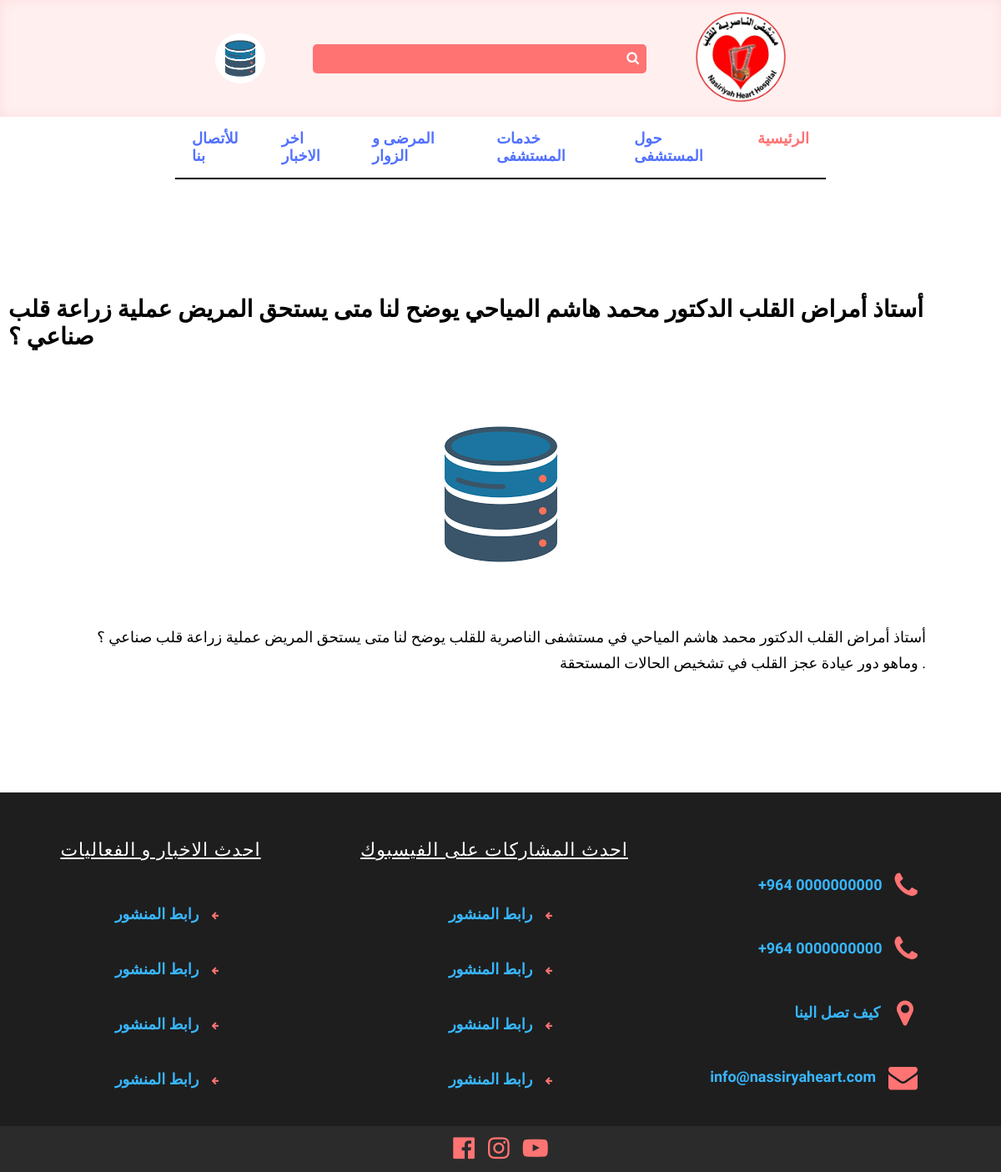
The page /report/8/ (signed in) on the database its author committed.
### mainapp/models.py (models this page shows, shortened)
class Profile(models.Model):
    user=models.OneToOneField( settings.AUTH_USER_MODEL,on_delete=models.CASCADE)
    image=models.ImageField(default="/default.jpg",upload_to="profile/%Y/%m/%d")
    phone_number = models.CharField(max_length=60,
                             null=True, blank=True)
    birthdate=models.DateField(blank=True,null=True)

class report(models.Model):
    title=models.CharField(max_length=250)
    report_content=models.TextField(default=" ")
    image=models.ImageField(upload_to="reports/%Y/%m/%d",null=True,blank=True)
    created=models.DateTimeField(auto_now=True,blank=True)

### mainapp/views.py (the view)
# urls.py: path("report/<int:report_id>/",views.report_page,name='report'),
def report_page(request,report_id=None):
    try:
        report_obj=report.objects.get(id=report_id)
    except report.DoesNotExist:
        raise Http404
    return render(request,"htmlfiles/report.html",{"report":report_obj})

### templates/htmlfiles/report.html (shortened to what this page needs)
{% extends 'base.html' %}
{% load static %}
{% block content %}
<div class="main_subject">
    <div class="report_content">
        <div class="subject_title">{{ report.title}}</div>
        <div class="image_item">
            {% if report.image %}
            <img src="{{report.image.url}}" alt="">
            {%endif %}
        </div>
        <div class="text_item">
            {% autoescape off %}
            {{ report.report_content}}
             {% endautoescape %}
        </div>
    </div>
</div>
{% endblock %}

### templates/base.html (shortened to what this page needs)
{% load static %}
<!DOCTYPE html>
<html lang="en">
<head>
    <link
    rel="stylesheet"
    href="https://cdn.jsdelivr.net/npm/swiper@11/swiper-bundle.min.css"
  />
    <link rel="stylesheet" href="https://cdnjs.cloudflare.com/ajax/libs/font-awesome/4.7.0/css/font-awesome.min.css">
    <link rel="stylesheet"   href="{% static 'css/normal.css' %}">
    <link rel="stylesheet"  href="{% static 'css/style.css' %}">
    <link rel="stylesheet"  href="{% static 'css/subjects.css' %}">
    <link rel="stylesheet"  href="{% static 'css/report.css' %}">
    <link rel="stylesheet"  href="{% static 'css/search.css' %}">
</head>
<body>
    <header class="navbar_header">
          <div class="arabic_english_container">
            {% if request.user.is_authenticated %}
                <div class="action">
                    <div class="profile" onclick="menuToggle();">
                      {% if user.profile.image %}
                      <img src="{{user.profile.image.url}}" onerror="this.onerror=null;this.src='/default.png/'" />
                      {% else %}
                      <img src="/default.jpg/" />
                      {% endif %}
                    </div>
                  </div>
            {% else %}
            <button class="arabic"><a href="{% url 'login' %}">دخول</a></button>
            <button class="english"><a href="{% url 'signup' %}">تسجيل</a></button>
            {% endif %}
        </div>
        <form class="search_form" method="GET"  action="/search_result/">
            <input  class="search_input" type="text" name="search"  >
            <button class="search_submit" type="submit"><i class="fa fa-search" aria-hidden="true"></i> </button>
        </form>
        <div class="logo_container">
            <img  class="logo_img" src="{% static 'source/images/MainLogo.png' %}" alt="logo">
        </div>
    </header>
<div class="second_navbar_container">
    <header class="second_navbar">
            <a class="subject" href="/" id="main">الرئيسية</a>
            <a class="subject" href="/about_hospital/">حول المستشفى</a>
            <a class="subject" href="/hospital_services/">خدمات المستشفى</a>
            <a class="subject" href="/patients_and_visitors/">المرضى و الزوار</a>
            <a class="subject" href="/reports/1/">اخر الاخبار</a>
            <a class="subject" href="/contact_info/">للأتصال بنا</a>
        </header>
    </div>
    {% block content %}
    {% endblock %}
    <div class="footer">
        <div class="part">
            <div class="part_item">
                <span id="part_two">احدث الاخبار و الفعاليات</span>
            </div>
            <div class="part_item news">
               <a href="{% url 'report' 1 %}"> <span>رابط المنشور</span></a>
                <i class="fa fa-arrow-left" aria-hidden="true"></i>
            </div>
            <div class="part_item news">
             <a href="{% url 'report' 2 %}"> <span>رابط المنشور</span></a>
                <i class="fa fa-arrow-left" aria-hidden="true"></i>
            </div>
            <div class="part_item news">
              <a href="{% url 'report' 2 %}">  <span> رابط المنشور</span></a>
                <i class="fa fa-arrow-left" aria-hidden="true"></i>
            </div>
            <div class="part_item news">
               <a href="{% url 'report' 4 %}"><span>رابط المنشور</span></a>
                <i class="fa fa-arrow-left" aria-hidden="true"></i>
            </div>
        </div>
        <div class="part">
            <div class="part_item">
                 <span id="part_two">احدث المشاركات على  الفيسبوك</span>
            </div>
            <div class="part_item news">
               <a href="https://fb.watch/rXO-4PC_m1/"><span>رابط المنشور</span></a>
                <i class="fa fa-arrow-left" aria-hidden="true"></i>
            </div>
            <div class="part_item news">
                <a href="https://www.facebook.com/NHCOH/posts/pfbid02D9YFFEDvdYqxpowC232cKgUX8dmVEMz8tn5scsYgaM6NLH7BfcDRDuvwGMSzgxDCl"><span>رابط المنشور</span></a>
                <i class="fa fa-arrow-left" aria-hidden="true"></i>
            </div>
            <div class="part_item news">
                <a href="https://fb.watch/rXP1V_XAU3/">  <span> رابط المنشور</span></a>
                <i class="fa fa-arrow-left" aria-hidden="true"></i>
            </div>
            <div class="part_item news">
                <a href="https://www.facebook.com/NHCOH/posts/pfbid02ERhAAqgtzgh5bSAdavmohriTV8ux4a4Z4kYJ2MNmz2dgg34DJZRoHYA7BgzYR8FPl"> <span>رابط المنشور</span></a>
                <i class="fa fa-arrow-left" aria-hidden="true"></i>
            </div>
        </div>
        <div class="part" id="info_part">
            <div class="part_item info" >
                <span>+964 0000000000</span>
                <i class="fa fa-phone" aria-hidden="true"></i>
            </div>
            <div class="part_item info">
                <span>+964 0000000000</span>
                <i class="fa fa-phone" aria-hidden="true"></i>
            </div>
            <div class="part_item info">
               <a href="https://www.google.com/maps/place/Nassiriya+Heart+Center/@31.080889,46.2476,10z/data=!4m6!3m5!1s0x3fddfce278fda60b:0x9e70920fe98fac40!8m2!3d31.0808892!4d46.2476004!16s%2Fm%2F012vtx21?hl=en-GB&entry=ttu"> <span> كيف تصل الينا</span> </a>
               <i class="fa fa-map-marker" aria-hidden="true"></i>
            </div>
            <div class="part_item info">
                <a href="mailto:info@nassiryaheart.com"> <span>info@nassiryaheart.com </span></a>
                <i class="fa fa-envelope" aria-hidden="true"></i>
            </div>
        </div>
    </div>
    <div class="social_media">
        <a class="social_media_icon" href="https://www.facebook.com/NHCOH">
            <i class="fa fa-facebook-official" aria-hidden="true"></i>
        </a>
        <a class="social_media_icon" href="https://www.instagram.com/nasiryahearthospital?utm_source=ig_web_button_share_sheet&igsh=OGQ5ZDc2ODk2ZA==">
            <i class="fa fa-instagram" aria-hidden="true"></i>
        </a>
        <a class="social_media_icon" href="https://www.youtube.com/@NasiryaHeartHospital">
            <i class="fa fa-youtube-play" aria-hidden="true"></i>
        </a>
    </div>
</body>
</html>

### static/css/normal.css (style rules this page uses)
html { line-height: 1.15; -webkit-text-size-adjust: 100%; }
body { margin: 0; }
a { background-color: transparent; }
img { border-style: none; }
button, input, optgroup, select, textarea { font-family: inherit; font-size: 100%; line-height: 1.15; margin: 0; }
button, input { overflow: visible; }
button, select { text-transform: none; }
button, [type="button"], [type="reset"], [type="submit"] { -webkit-appearance: button; }

### static/css/style.css (style rules this page uses)
* { box-sizing: border-box; font-family: "Almarai", sans-serif; font-optical-sizing: auto; font-weight:normal; font-style: normal; }
:root { --red:#ff7373; --light_red:#fda7a7; --blue:#38B6FF; --gray:#FFEFEF; --darker-blue:#5271FF; --light_blue:#b1e2ff; --time:0.3s; --mobile_size:480px; }
.fa-map-marker:before { content: "\f041"; margin: 5px; }
.navbar_header { height: 140px; background-color: #FFEFEF; display: flex; justify-content: space-evenly; align-items: center; padding: 0 200px; box-shadow: inset 0 0 14px #ff68691f; }
.search_form { position: relative; width:400px; }
.search_input { width:100%; height: 100%; padding: 8px 40px 8px 32px; border:none; border-radius: 5px; background-color: var(--red); color:white; outline: none; text-align: end; }
.search_submit { position:absolute; top:7px; right:3px; background:none; border:none; }
.search_submit > i { cursor: pointer; transition: var(--time); color:white; }
.logo_img { width:110px; }
.logo_container { cursor:pointer; }
.arabic_english_container { display: flex; position: relative; }
.second_navbar { display: flex; justify-content: center; flex-direction: row-reverse; border-bottom: 2px solid black; width: 65%; }
.subject { font-weight: 600; font-size: 18px; padding: 16px 20px; color:var(--darker-blue); border-bottom: 2px solid black; transition: var(--time); border:none; cursor: pointer; text-decoration: none; }
#main { color:var(--red); }
.second_navbar_container { display: flex; justify-content: center }
.footer { display: flex; height: 400px; background-color: #1E1E1E; margin-top:25px; }
.part { flex-basis: 100%; display: flex; flex-direction: column; justify-content: space-evenly; align-items: center; }
.part_item { color:white; display: flex; align-items: center; }
.part_item span { margin-right: 15px; cursor: pointer; font-size: 18px; color:var(--blue); transition: 0.2s; font-weight: 600; }
.part_item a { text-decoration: none; }
.part_item i { color:var(--red); font-size: 35px; }
#part_two { text-align: end; padding: 10px; color:white; text-decoration: underline; font-size: 22px; letter-spacing: 1px; font-weight: normal; }
.news i { font-size: 10px; }
#info_part { align-items: flex-end; }
.info { margin-right: 100px ; }
.social_media { display: flex; justify-content: center; align-items: center; background-color: #2c2b2b; padding: 10px; }
.social_media_icon { color:var(--red); font-size: 30px; margin:0 8px; transition: var(--time); }
.action .profile { width: 60px; height: 60px; border-radius: 50%; overflow: hidden; cursor: pointer; }
.action .profile img { width: 100%; height: 100%; object-fit: cover; }

### static/css/subjects.css (style rules this page uses)
:root { --red:#ff7373; --light_red:#fda7a7; --blue:#38B6FF; --gray:#FFEFEF; --darker-blue:#5271FF; --light_blue:#b1e2ff; --time:0.3s; }
.main_subject { display: flex; margin: 160px; }
.subject_title { font-size: 26px; font-weight: 700; color:black; }
.image_item { margin-top: 60px; }
.image_item img { width:1024px; height: 100%; }
.text_item { line-height: 1.7; font-size: 20px; padding: 40px 110px; text-align: end; }
@media screen and (max-width:1800px) and (min-width:540px) { .subject_title { font-size: 28px; font-weight: 700; color: black; margin-top: 40px; } }
@media screen and (max-width:1800px) and (min-width:540px) { .main_subject { display: flex; margin: 100px 10px; flex-direction: column-reverse; } }
@media screen and (max-width:1800px) and (min-width:540px) { .image_item img { width: 900px; } }
@media screen and (max-width:1800px) and (min-width:540px) { .text_item { line-height: 1.7; font-size: 18px; padding: 40px 80px; text-align: end; } }

### static/css/report.css (style rules this page uses)
.report_content { width: 100%; display: flex; align-items: center; flex-direction: column; }

### static/css/search.css (style rules this page uses)
:root { --red:#ff7373; --light_red:#fda7a7; --blue:#38B6FF; --gray:#FFEFEF; --darker-blue:#5271FF; --light_blue:#b1e2ff; --time:0.3s; --mobile_size:480px; }

### templates/htmlfiles/report.html (style rules this page uses)
.image_item img { width: 100%; height: 100%; }

### rows shown on the page
report: title "أستاذ أمراض القلب الدكتور محمد هاشم المياحي يوضح لنا متى يستحق المريض عملية زراعة قلب صناعي ؟", image (picture), report_content "أستاذ أمراض القلب الدكتور محمد هاشم المياحي في مستشفى الناصرية للقلب يوضح لنا متى يستحق المريض عملية زراعة قلب صناعي ؟ وماهو دور عيادة عجز القلب في تشخيص الحالات المستحقة ."
